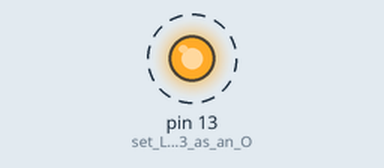
Recording of a sketch running on a simulated Arduino Uno, built with avr-gcc and run on an emulated ATmega328P. On the bench: output pins drawn as LEDs (lit = HIGH). Dashed ring = blinking.

Above: at 0.5 s.
Timing chart, 0 to 4.6 s (numbered marks = the images above):
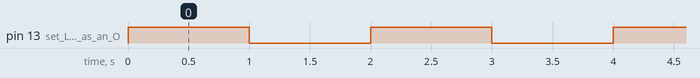

Measured:
- by itself, pin 13 (set_LED_on_pin_13_as_an_O): alternates HIGH for 1.0 s and LOW for 1.0 s

The sketch:

Blink_LED_on_board_Variables.ino
```cpp
/*
Blink LED on board

Digital output
Delay (pausing)
Variables (integer)
*/

int pause = 1000; //variable used for the delay() function

void setup()
{
  pinMode(13,OUTPUT);//set LED on pin 13 as an OUTPUT pin
}

void loop()
{
  digitalWrite(13,HIGH);//output 5V on pin 13
  delay(pause);//pause for "pause" milliseconds
  digitalWrite(13,LOW);//output 0V on pin 13
  delay(pause);//pause for "pause" milliseconds
}
```
